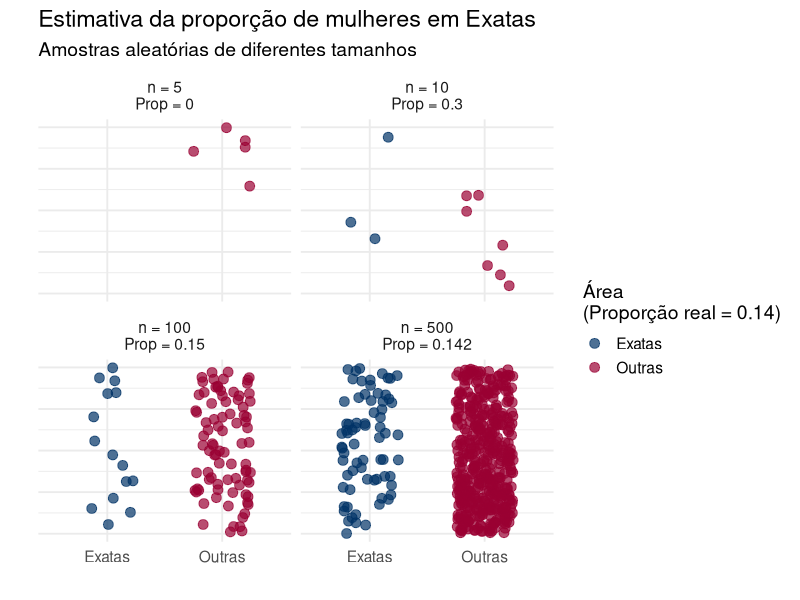
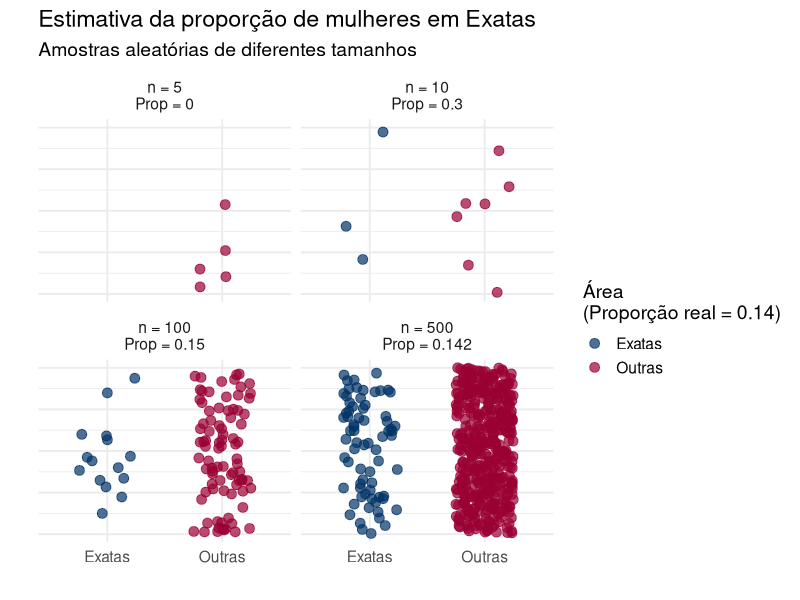

Source code (R) for these figures, in order:
library(ggplot2)
library(dplyr)

# =========================
# Dados
# =========================

df <- read.csv("UFJF_observatorio_ingressantegrad.csv")

# Criando variável binária
df$EXATAS <- ifelse(
  df$GRANDEAREATEXTO %in%
    c("CIÊNCIAS EXATAS E DA TERRA",
      "ENGENHARIAS"),
  "Exatas",
  "Outras"
)
## valor do p real 
p_real <- mean(df$GRANDEAREATEXTO %in% c("CIÊNCIAS EXATAS E DA TERRA", "ENGENHARIAS"))
# =========================
# Tamanhos amostrais
# =========================

n_vals <- c(5, 10, 100, 500)

lista_amostras <- list()

set.seed(123)

for(n in n_vals){
  
  # sorteando amostra
  amostra <- sample_n(df, n)
  
  # proporção
  p_hat <- mean(amostra$EXATAS == "Exatas")
  
  # criando label
  amostra$Painel <- paste0(
    "n = ", n,
    "\nProp = ",
    round(p_hat, 3))
  
  lista_amostras[[as.character(n)]] <- amostra
}

# juntando tudo
dados_plot <- bind_rows(lista_amostras)

# Adicione esta nova linha para travar a ordem dos gráficos:
dados_plot$Painel <- factor(dados_plot$Painel, levels = unique(dados_plot$Painel))
# =========================
# Gráfico
# =========================
ggplot(
  dados_plot,
  aes(
    x = EXATAS,
    y = 0,
    color = EXATAS
  )
) +
  geom_jitter(
    width = 0.25,
    height = 0.2,
    size = 3,
    alpha = 0.7
  ) +
  facet_wrap(~Painel) +
  labs(
    title = "Estimativa da proporção de mulheres em Exatas",
    subtitle = "Amostras aleatórias de diferentes tamanhos",
    x = "",
    y = "",
    # Aqui nós inserimos o valor do p_real no título da legenda:
    color = paste0("Área\n(Proporção real = ", round(p_real, 3), ")")
  ) +
  # Aplicando as cores institucionais para dar um aspecto mais profissional:
  scale_color_manual(
    values = c("Exatas" = "#003366", "Outras" = "#990033")
  ) +
  theme_minimal(base_size = 14) +
  theme(
    axis.text.y = element_blank(),
    axis.ticks.y = element_blank()
  )

ggsave("grafico_proporcao_exatas.png", width = 10, height = 6, dpi = 150, type = "cairo")
